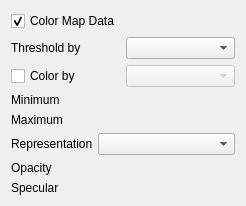
<?xml version="1.0" encoding="UTF-8"?>
<ui version="4.0">
 <class>ThresholdSinkWidget</class>
 <widget class="QWidget" name="ThresholdSinkWidget">
  <property name="geometry">
   <rect>
    <x>0</x>
    <y>0</y>
    <width>246</width>
    <height>200</height>
   </rect>
  </property>
  <property name="windowTitle">
   <string>Form</string>
  </property>
  <layout class="QVBoxLayout" name="verticalLayout">
   <item>
    <widget class="QCheckBox" name="cbColorMapData">
     <property name="text">
      <string>Color Map Data</string>
     </property>
     <property name="checked">
      <bool>true</bool>
     </property>
    </widget>
   </item>
   <item>
    <layout class="QHBoxLayout" name="thresholdByLayout">
     <item>
      <widget class="QLabel" name="lblThresholdBy">
       <property name="text">
        <string>Threshold by</string>
       </property>
      </widget>
     </item>
     <item>
      <widget class="QComboBox" name="comboThresholdByArray"/>
     </item>
    </layout>
   </item>
   <item>
    <layout class="QHBoxLayout" name="colorByLayout">
     <item>
      <widget class="QCheckBox" name="cbColorByArray">
       <property name="text">
        <string>Color by</string>
       </property>
      </widget>
     </item>
     <item>
      <widget class="QComboBox" name="comboColorByArray">
       <property name="enabled">
        <bool>false</bool>
       </property>
      </widget>
     </item>
    </layout>
   </item>
   <item>
    <layout class="QFormLayout" name="formLayout">
     <property name="horizontalSpacing">
      <number>5</number>
     </property>
     <item row="0" column="0">
      <widget class="QLabel" name="lblMinimum">
       <property name="text">
        <string>Minimum</string>
       </property>
      </widget>
     </item>
     <item row="0" column="1">
      <widget class="tomviz::DoubleSliderWidget" name="sliMinimum" native="true"/>
     </item>
     <item row="1" column="0">
      <widget class="QLabel" name="lblMaximum">
       <property name="text">
        <string>Maximum</string>
       </property>
      </widget>
     </item>
     <item row="1" column="1">
      <widget class="tomviz::DoubleSliderWidget" name="sliMaximum" native="true"/>
     </item>
     <item row="2" column="0">
      <widget class="QLabel" name="lblRepresentation">
       <property name="text">
        <string>Representation</string>
       </property>
      </widget>
     </item>
     <item row="2" column="1">
      <widget class="QComboBox" name="cbRepresentation"/>
     </item>
     <item row="3" column="0">
      <widget class="QLabel" name="lblOpacity">
       <property name="text">
        <string>Opacity</string>
       </property>
      </widget>
     </item>
     <item row="3" column="1">
      <widget class="tomviz::DoubleSliderWidget" name="sliOpacity" native="true"/>
     </item>
     <item row="4" column="0">
      <widget class="QLabel" name="lblSpecular">
       <property name="text">
        <string>Specular</string>
       </property>
      </widget>
     </item>
     <item row="4" column="1">
      <widget class="tomviz::DoubleSliderWidget" name="sliSpecular" native="true"/>
     </item>
    </layout>
   </item>
  </layout>
 </widget>
 <customwidgets>
  <customwidget>
   <class>tomviz::DoubleSliderWidget</class>
   <extends>QWidget</extends>
   <header>DoubleSliderWidget.h</header>
   <container>1</container>
  </customwidget>
 </customwidgets>
 <tabstops>
  <tabstop>cbColorMapData</tabstop>
  <tabstop>comboThresholdByArray</tabstop>
  <tabstop>cbColorByArray</tabstop>
  <tabstop>comboColorByArray</tabstop>
  <tabstop>cbRepresentation</tabstop>
 </tabstops>
 <resources/>
 <connections>
  <connection>
   <sender>cbColorByArray</sender>
   <signal>toggled(bool)</signal>
   <receiver>comboColorByArray</receiver>
   <slot>setEnabled(bool)</slot>
   <hints>
    <hint type="sourcelabel">
     <x>71</x>
     <y>84</y>
    </hint>
    <hint type="destinationlabel">
     <x>187</x>
     <y>84</y>
    </hint>
   </hints>
  </connection>
 </connections>
</ui>
